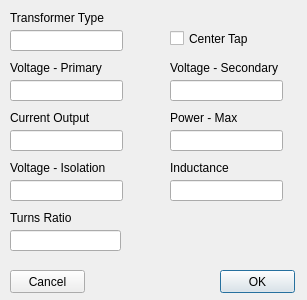
<?xml version="1.0" encoding="UTF-8"?>
<ui version="4.0">
 <class>transformer_dlg</class>
 <widget class="QDialog" name="transformer_dlg">
  <property name="geometry">
   <rect>
    <x>0</x>
    <y>0</y>
    <width>307</width>
    <height>300</height>
   </rect>
  </property>
  <property name="windowTitle">
   <string>Transformer Properties</string>
  </property>
  <widget class="QLabel" name="lbl_current_output">
   <property name="geometry">
    <rect>
     <x>10</x>
     <y>110</y>
     <width>111</width>
     <height>16</height>
    </rect>
   </property>
   <property name="text">
    <string>Current Output</string>
   </property>
  </widget>
  <widget class="QLabel" name="lbl_type">
   <property name="geometry">
    <rect>
     <x>10</x>
     <y>10</y>
     <width>111</width>
     <height>16</height>
    </rect>
   </property>
   <property name="text">
    <string>Transformer Type</string>
   </property>
  </widget>
  <widget class="QLineEdit" name="box_transformer_type">
   <property name="geometry">
    <rect>
     <x>10</x>
     <y>30</y>
     <width>113</width>
     <height>21</height>
    </rect>
   </property>
  </widget>
  <widget class="QLineEdit" name="box_power_max">
   <property name="geometry">
    <rect>
     <x>170</x>
     <y>130</y>
     <width>113</width>
     <height>21</height>
    </rect>
   </property>
  </widget>
  <widget class="QLabel" name="lbl_voltage_iso">
   <property name="geometry">
    <rect>
     <x>10</x>
     <y>160</y>
     <width>111</width>
     <height>16</height>
    </rect>
   </property>
   <property name="text">
    <string>Voltage - Isolation</string>
   </property>
  </widget>
  <widget class="QLineEdit" name="box_current_output">
   <property name="geometry">
    <rect>
     <x>10</x>
     <y>130</y>
     <width>113</width>
     <height>21</height>
    </rect>
   </property>
  </widget>
  <widget class="QLineEdit" name="box_voltage_secondary">
   <property name="geometry">
    <rect>
     <x>170</x>
     <y>80</y>
     <width>113</width>
     <height>21</height>
    </rect>
   </property>
  </widget>
  <widget class="QLabel" name="lbl_voltage_secondary">
   <property name="geometry">
    <rect>
     <x>170</x>
     <y>60</y>
     <width>111</width>
     <height>16</height>
    </rect>
   </property>
   <property name="text">
    <string>Voltage - Secondary</string>
   </property>
  </widget>
  <widget class="QLabel" name="lbl_inductance">
   <property name="geometry">
    <rect>
     <x>170</x>
     <y>160</y>
     <width>111</width>
     <height>16</height>
    </rect>
   </property>
   <property name="text">
    <string>Inductance</string>
   </property>
  </widget>
  <widget class="QLabel" name="lbl_power_max">
   <property name="geometry">
    <rect>
     <x>170</x>
     <y>110</y>
     <width>111</width>
     <height>16</height>
    </rect>
   </property>
   <property name="text">
    <string>Power - Max</string>
   </property>
  </widget>
  <widget class="QLineEdit" name="box_inductance">
   <property name="geometry">
    <rect>
     <x>170</x>
     <y>180</y>
     <width>113</width>
     <height>21</height>
    </rect>
   </property>
  </widget>
  <widget class="QLabel" name="lbl_turns_ratio">
   <property name="geometry">
    <rect>
     <x>10</x>
     <y>210</y>
     <width>111</width>
     <height>16</height>
    </rect>
   </property>
   <property name="text">
    <string>Turns Ratio</string>
   </property>
  </widget>
  <widget class="QLineEdit" name="box_voltage_isolation">
   <property name="geometry">
    <rect>
     <x>10</x>
     <y>180</y>
     <width>113</width>
     <height>21</height>
    </rect>
   </property>
  </widget>
  <widget class="QLabel" name="lbl_voltage_primary">
   <property name="geometry">
    <rect>
     <x>10</x>
     <y>60</y>
     <width>111</width>
     <height>16</height>
    </rect>
   </property>
   <property name="text">
    <string>Voltage - Primary</string>
   </property>
  </widget>
  <widget class="QLineEdit" name="box_voltage_primary">
   <property name="geometry">
    <rect>
     <x>10</x>
     <y>80</y>
     <width>113</width>
     <height>21</height>
    </rect>
   </property>
  </widget>
  <widget class="QLineEdit" name="box_turns_ratio">
   <property name="geometry">
    <rect>
     <x>10</x>
     <y>230</y>
     <width>111</width>
     <height>21</height>
    </rect>
   </property>
  </widget>
  <widget class="QCheckBox" name="cbx_center_tap">
   <property name="geometry">
    <rect>
     <x>170</x>
     <y>30</y>
     <width>111</width>
     <height>17</height>
    </rect>
   </property>
   <property name="text">
    <string>Center Tap</string>
   </property>
  </widget>
  <widget class="QPushButton" name="btn_OK">
   <property name="geometry">
    <rect>
     <x>220</x>
     <y>270</y>
     <width>75</width>
     <height>23</height>
    </rect>
   </property>
   <property name="text">
    <string>OK</string>
   </property>
  </widget>
  <widget class="QPushButton" name="btn_cancel">
   <property name="geometry">
    <rect>
     <x>10</x>
     <y>270</y>
     <width>75</width>
     <height>23</height>
    </rect>
   </property>
   <property name="text">
    <string>Cancel</string>
   </property>
  </widget>
 </widget>
 <tabstops>
  <tabstop>box_transformer_type</tabstop>
  <tabstop>cbx_center_tap</tabstop>
  <tabstop>box_voltage_primary</tabstop>
  <tabstop>box_voltage_secondary</tabstop>
  <tabstop>box_current_output</tabstop>
  <tabstop>box_power_max</tabstop>
  <tabstop>box_voltage_isolation</tabstop>
  <tabstop>box_inductance</tabstop>
  <tabstop>box_turns_ratio</tabstop>
  <tabstop>btn_OK</tabstop>
  <tabstop>btn_cancel</tabstop>
 </tabstops>
 <resources/>
 <connections/>
</ui>
